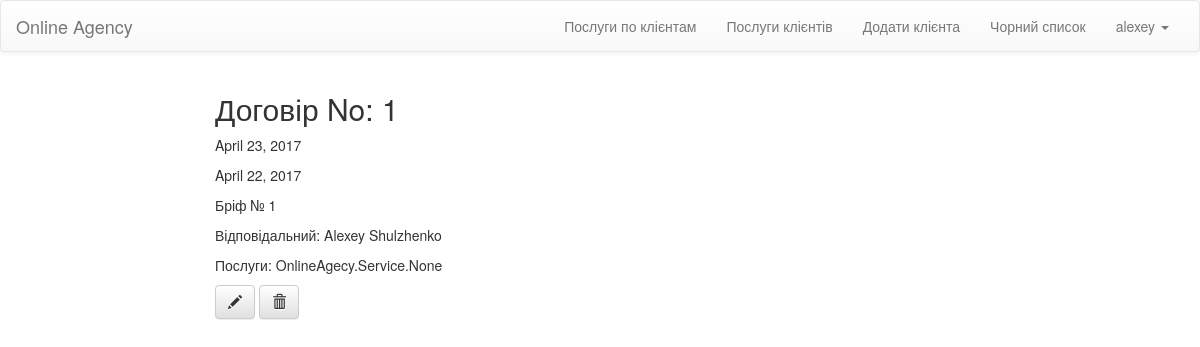
The app's page /contracts/1/ (signed in) with its own data.
### OnlineAgecy/models.py (models this page shows, shortened)
class MyUser(AbstractUser):
    client_id = models.ForeignKey(Client, null=True)

class Contract(models.Model):
    id = models.AutoField(primary_key=True)
    Date = models.DateField(max_length=100)
    Start_date = models.DateField( max_length=100)
    End_date = models.DateField(max_length=100)
    Manager_id = models.ForeignKey(Manager)
    Brief_id = models.ForeignKey(Brief)
    Client_id = models.ForeignKey(Client)
    Services = models.ManyToManyField(Service)

class Brief(models.Model):
    id = models.AutoField(primary_key=True)
    Date = models.DateField( max_length=100)
    Start_date = models.DateField(max_length=100)
    End_date = models.DateField(max_length=100)
    Client_id = models.ForeignKey(Client)
    def __str__(self):
        return str(self.id)

class Manager(models.Model):
    id = models.AutoField(primary_key=True)
    Name = models.CharField(max_length=40)
    Birthday_date = models.DateField(max_length=100)
    Position = models.CharField(max_length=40, default='Intern')
    def __str__(self):
        return self.Name

### OnlineAgecy/views.py (the view)
# urls.py: url(r'^contracts/(?P<id>\d+)/$', views.contract_detail, name='contract_detail'),
@login_required(login_url="login/")
def contract_detail(request, id):
    contract = get_object_or_404(Contract, id=id)
    return render(request, 'contracts/contract_detail.html', {'contract': contract})

### templates/contracts/contract_detail.html
{% extends 'layouts/base.html' %}
{% block content %}
     <div class="col-lg-8 col-lg-offset-2 col-md-8 col-md-offset-2">
         <div class="Name">
             <h2>Договір No: {{contract.id}}</h2>
         </div>
         <p>{{contract.Start_date}}</p>
         <p>{{contract.End_date}} </p>
         <p>Бріф № {{ contract.Brief_id }}</p>
         <p>Відповідальний: {{contract.Manager_id}} </p>
         <p>Послуги: {{ contract.Services }}</p>
         <a class="btn btn-default" href="{% url 'contract_edit' id=contract.id %}">
             <span class="glyphicon glyphicon-pencil"></span>
         </a>
     <a class="btn btn-default" href="{% url 'delete_contract' id=contract.id %}"><span class="glyphicon glyphicon-trash"></span></a>
     </div>
{% endblock %}

### templates/layouts/base.html (shortened to what this page needs)
	{% load staticfiles %}
	<!DOCTYPE html>
	<html>
	<head>
        <link rel="stylesheet" href="{% static 'css/main.css' %}">
	    <link rel="stylesheet" href="//maxcdn.bootstrapcdn.com/bootstrap/3.2.0/css/bootstrap.min.css">
        <link rel="stylesheet" href="//maxcdn.bootstrapcdn.com/bootstrap/3.2.0/css/bootstrap-theme.min.css">
        <link rel="stylesheet" href="https://cdnjs.cloudflare.com/ajax/libs/bootstrap-datetimepicker/4.17.37/css/bootstrap-datetimepicker.min.css" />
    </head>
	<body>
	<nav class="navbar navbar-default">
	  <div class="container-fluid">
	    <div class="navbar-header">
	      <a class="navbar-brand" href="/">Online Agency</a>
	    </div>
	    <div class="collapse navbar-collapse" id="bs-example-navbar-collapse-1">
	      <ul class="nav navbar-nav navbar-right">
              {% for group in user.groups.all %}
                {% if group.name == 'manager' %}
                  <li><a href="{% url 'contracts_services'  %} ">Послуги по клієнтам</a></li>
                  <li><a href="{% url 'clients_services_count'  %} ">Послуги клієнтів</a></li>
                  <li><a href="{% url 'client_new'  %} ">Додати клієнта</a></li>
                  <li><a href="{% url 'fresh_clients' %} ">Чорний список</a></li>
                {% endif %}
              {% endfor %}
	        <li class="dropdown">
	          <a href="#" class="dropdown-toggle" data-toggle="dropdown" role="button" aria-expanded="false">{{ request.user.username }} <span class="caret"></span></a>
	        </li>
	      </ul>
	    </div>
	  </div>
	</nav>
    {% block content %}
    {% endblock %}
	</body>
	</html>

### records on screen
MyUser: user.username "alexey"
Contract: id "1", Start_date "April 23, 2017", End_date "April 22, 2017", Brief_id "1", Manager_id "Alexey Shulzhenko", Services "OnlineAgecy.Service.None"
